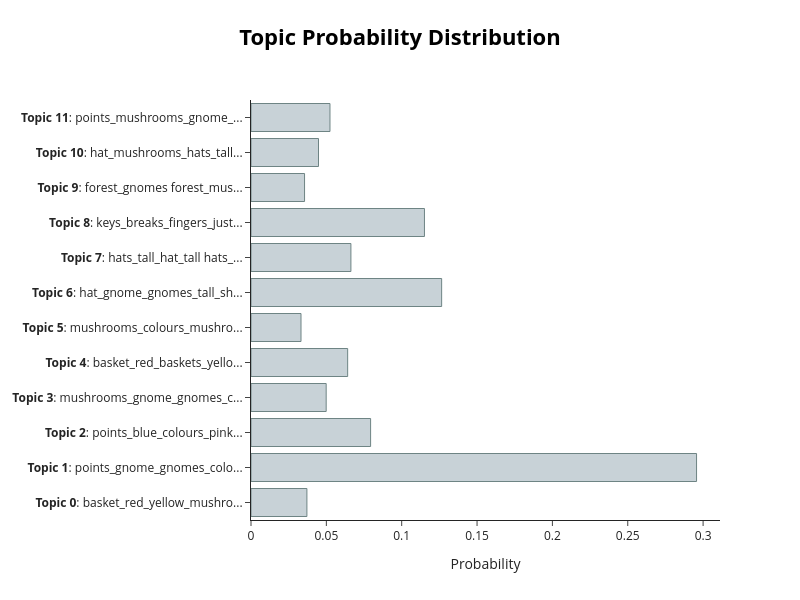

The notebook cell this image was saved under:
### Code cell
topic_model.visualize_distribution(probs[10], min_probability=0.015)

### Figure 1 — Plotly figure (JSON) as saved in the notebook; plotly's stock layout.template omitted (floating-point values rounded to 4 significant figures)
{"data": [{"marker": {"color": "#C8D2D7", "line": {"color": "#6E8484", "width": 1}}, "orientation": "h", "type": "bar", "x": [0.03711, 0.2957, 0.07936, 0.04988, 0.06415, 0.03319, 0.1265, 0.0663, 0.1151, 0.03554, 0.04479, 0.0524], "y": ["<b>Topic 0</b>: basket_red_yellow_mushro...", "<b>Topic 1</b>: points_gnome_gnomes_colo...", "<b>Topic 2</b>: points_blue_colours_pink...", "<b>Topic 3</b>: mushrooms_gnome_gnomes_c...", "<b>Topic 4</b>: basket_red_baskets_yello...", "<b>Topic 5</b>: mushrooms_colours_mushro...", "<b>Topic 6</b>: hat_gnome_gnomes_tall_sh...", "<b>Topic 7</b>: hats_tall_hat_tall hats_...", "<b>Topic 8</b>: keys_breaks_fingers_just...", "<b>Topic 9</b>: forest_gnomes forest_mus...", "<b>Topic 10</b>: hat_mushrooms_hats_tall...", "<b>Topic 11</b>: points_mushrooms_gnome_..."]}], "layout": {"height": 600, "hoverlabel": {"bgcolor": "white", "font": {"family": "Rockwell", "size": 16}}, "title": {"font": {"color": "Black", "size": 22}, "text": "<b>Topic Probability Distribution</b>", "x": 0.5, "xanchor": "center", "y": 0.95, "yanchor": "top"}, "width": 800, "xaxis": {"title": {"text": "Probability"}}}}
